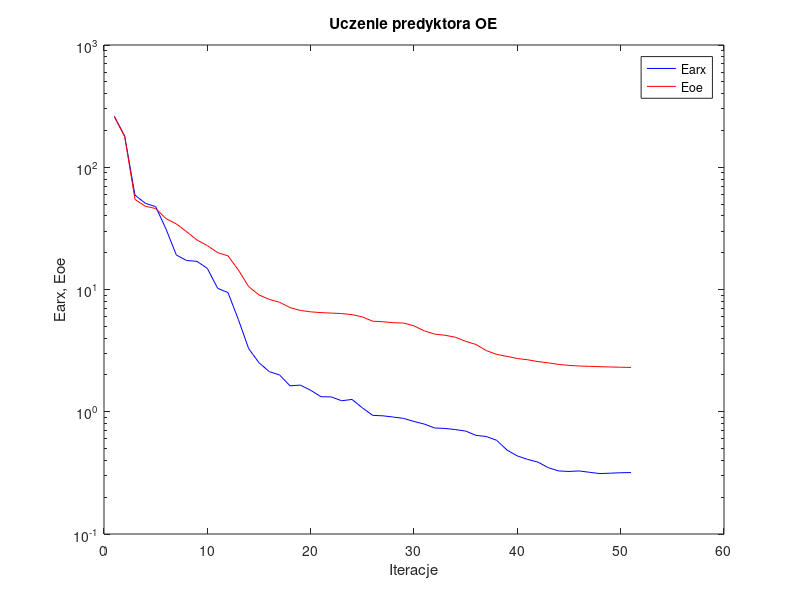
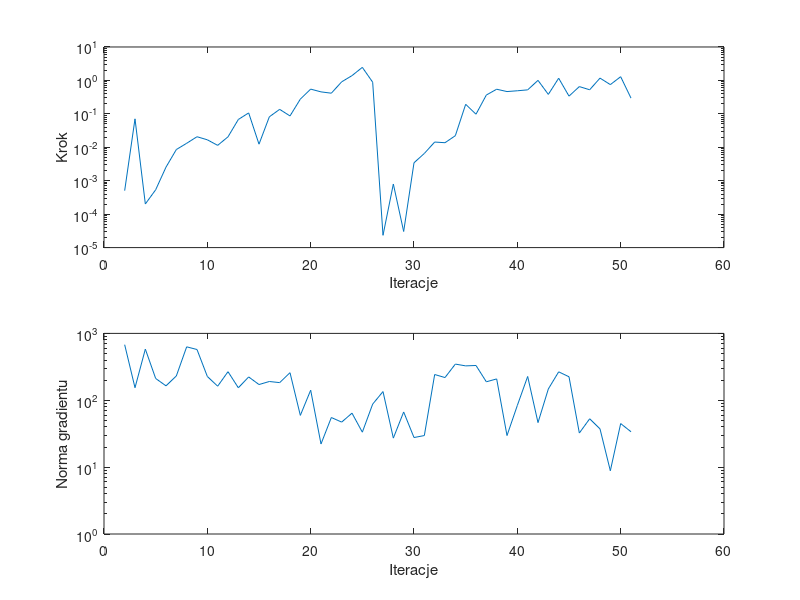

Source code (MATLAB) for these figures, in order:
%uczenie predyktora oe
clear all;
n=0; farx(n+1)=2.611751e+002; foe(n+1)=2.585291e+002; wspucz(n+1)=0.000000e+000; ng(n+1)=0.000000e+000;
%odnowa zmiennej metryki
n=1; farx(n+1)=1.804095e+002; foe(n+1)=1.781335e+002; krok(n+1)=5.047513e-004; ng(n+1)=6.778441e+002;
n=2; farx(n+1)=5.915989e+001; foe(n+1)=5.453968e+001; krok(n+1)=7.092411e-002; ng(n+1)=1.540118e+002;
n=3; farx(n+1)=5.072850e+001; foe(n+1)=4.798764e+001; krok(n+1)=2.015675e-004; ng(n+1)=5.821248e+002;
n=4; farx(n+1)=4.764252e+001; foe(n+1)=4.594955e+001; krok(n+1)=5.362933e-004; ng(n+1)=2.116836e+002;
n=5; farx(n+1)=3.123768e+001; foe(n+1)=3.800604e+001; krok(n+1)=2.548617e-003; ng(n+1)=1.643495e+002;
n=6; farx(n+1)=1.915102e+001; foe(n+1)=3.441080e+001; krok(n+1)=8.565378e-003; ng(n+1)=2.309399e+002;
n=7; farx(n+1)=1.725519e+001; foe(n+1)=2.968230e+001; krok(n+1)=1.316643e-002; ng(n+1)=6.294750e+002;
n=8; farx(n+1)=1.699193e+001; foe(n+1)=2.538815e+001; krok(n+1)=2.069473e-002; ng(n+1)=5.740772e+002;
n=9; farx(n+1)=1.487731e+001; foe(n+1)=2.286309e+001; krok(n+1)=1.675011e-002; ng(n+1)=2.268744e+002;
n=10; farx(n+1)=1.022615e+001; foe(n+1)=2.002545e+001; krok(n+1)=1.142218e-002; ng(n+1)=1.623297e+002;
n=11; farx(n+1)=9.430049e+000; foe(n+1)=1.884893e+001; krok(n+1)=2.054980e-002; ng(n+1)=2.674580e+002;
n=12; farx(n+1)=5.692742e+000; foe(n+1)=1.444595e+001; krok(n+1)=6.787279e-002; ng(n+1)=1.536805e+002;
n=13; farx(n+1)=3.284000e+000; foe(n+1)=1.056530e+001; krok(n+1)=1.067078e-001; ng(n+1)=2.232358e+002;
n=14; farx(n+1)=2.517923e+000; foe(n+1)=9.024800e+000; krok(n+1)=1.238677e-002; ng(n+1)=1.718462e+002;
n=15; farx(n+1)=2.128450e+000; foe(n+1)=8.297820e+000; krok(n+1)=8.153064e-002; ng(n+1)=1.907916e+002;
n=16; farx(n+1)=1.997242e+000; foe(n+1)=7.857077e+000; krok(n+1)=1.363489e-001; ng(n+1)=1.835639e+002;
n=17; farx(n+1)=1.629724e+000; foe(n+1)=7.113963e+000; krok(n+1)=8.662598e-002; ng(n+1)=2.584340e+002;
n=18; farx(n+1)=1.651949e+000; foe(n+1)=6.743193e+000; krok(n+1)=2.760258e-001; ng(n+1)=5.940222e+001;
n=19; farx(n+1)=1.498412e+000; foe(n+1)=6.566993e+000; krok(n+1)=5.491644e-001; ng(n+1)=1.414269e+002;
n=20; farx(n+1)=1.328031e+000; foe(n+1)=6.470149e+000; krok(n+1)=4.544515e-001; ng(n+1)=2.219038e+001;
n=21; farx(n+1)=1.321791e+000; foe(n+1)=6.412022e+000; krok(n+1)=4.147513e-001; ng(n+1)=5.520333e+001;
n=22; farx(n+1)=1.230221e+000; foe(n+1)=6.356199e+000; krok(n+1)=9.073805e-001; ng(n+1)=4.714783e+001;
n=23; farx(n+1)=1.261209e+000; foe(n+1)=6.227978e+000; krok(n+1)=1.390988e+000; ng(n+1)=6.414322e+001;
n=24; farx(n+1)=1.076885e+000; foe(n+1)=5.965507e+000; krok(n+1)=2.457785e+000; ng(n+1)=3.332588e+001;
n=25; farx(n+1)=9.345288e-001; foe(n+1)=5.506242e+000; krok(n+1)=8.847528e-001; ng(n+1)=8.755249e+001;
%odnowa zmiennej metryki
n=26; farx(n+1)=9.261827e-001; foe(n+1)=5.445446e+000; krok(n+1)=2.331194e-005; ng(n+1)=1.349288e+002;
n=27; farx(n+1)=9.051038e-001; foe(n+1)=5.352769e+000; krok(n+1)=7.971656e-004; ng(n+1)=2.717225e+001;
n=28; farx(n+1)=8.818200e-001; foe(n+1)=5.316089e+000; krok(n+1)=3.031326e-005; ng(n+1)=6.685907e+001;
n=29; farx(n+1)=8.327592e-001; foe(n+1)=5.039545e+000; krok(n+1)=3.442236e-003; ng(n+1)=2.771413e+001;
n=30; farx(n+1)=7.929212e-001; foe(n+1)=4.582581e+000; krok(n+1)=6.543079e-003; ng(n+1)=2.966000e+001;
n=31; farx(n+1)=7.365830e-001; foe(n+1)=4.316884e+000; krok(n+1)=1.434453e-002; ng(n+1)=2.426715e+002;
n=32; farx(n+1)=7.302900e-001; foe(n+1)=4.223708e+000; krok(n+1)=1.370601e-002; ng(n+1)=2.186037e+002;
n=33; farx(n+1)=7.149077e-001; foe(n+1)=4.071020e+000; krok(n+1)=2.219272e-002; ng(n+1)=3.473776e+002;
n=34; farx(n+1)=6.949723e-001; foe(n+1)=3.766377e+000; krok(n+1)=1.928435e-001; ng(n+1)=3.268045e+002;
n=35; farx(n+1)=6.410955e-001; foe(n+1)=3.550065e+000; krok(n+1)=9.760941e-002; ng(n+1)=3.312288e+002;
n=36; farx(n+1)=6.270942e-001; foe(n+1)=3.163038e+000; krok(n+1)=3.655097e-001; ng(n+1)=1.888236e+002;
n=37; farx(n+1)=5.839364e-001; foe(n+1)=2.945642e+000; krok(n+1)=5.450576e-001; ng(n+1)=2.085598e+002;
n=38; farx(n+1)=4.860451e-001; foe(n+1)=2.838569e+000; krok(n+1)=4.641165e-001; ng(n+1)=2.966774e+001;
n=39; farx(n+1)=4.350499e-001; foe(n+1)=2.726185e+000; krok(n+1)=4.903006e-001; ng(n+1)=8.368850e+001;
n=40; farx(n+1)=4.074270e-001; foe(n+1)=2.661923e+000; krok(n+1)=5.219391e-001; ng(n+1)=2.268760e+002;
n=41; farx(n+1)=3.871061e-001; foe(n+1)=2.572769e+000; krok(n+1)=1.003200e+000; ng(n+1)=4.634986e+001;
n=42; farx(n+1)=3.485792e-001; foe(n+1)=2.512876e+000; krok(n+1)=3.819012e-001; ng(n+1)=1.475674e+002;
n=43; farx(n+1)=3.279645e-001; foe(n+1)=2.438347e+000; krok(n+1)=1.164353e+000; ng(n+1)=2.661252e+002;
n=44; farx(n+1)=3.248984e-001; foe(n+1)=2.394702e+000; krok(n+1)=3.390079e-001; ng(n+1)=2.246028e+002;
n=45; farx(n+1)=3.279455e-001; foe(n+1)=2.366371e+000; krok(n+1)=6.537835e-001; ng(n+1)=3.236193e+001;
n=46; farx(n+1)=3.195470e-001; foe(n+1)=2.352510e+000; krok(n+1)=5.250759e-001; ng(n+1)=5.285332e+001;
n=47; farx(n+1)=3.119703e-001; foe(n+1)=2.336589e+000; krok(n+1)=1.172218e+000; ng(n+1)=3.734050e+001;
n=48; farx(n+1)=3.144113e-001; foe(n+1)=2.323974e+000; krok(n+1)=7.491049e-001; ng(n+1)=8.821017e+000;
n=49; farx(n+1)=3.171218e-001; foe(n+1)=2.312839e+000; krok(n+1)=1.291004e+000; ng(n+1)=4.482041e+001;
n=50; farx(n+1)=3.179418e-001; foe(n+1)=2.305020e+000; krok(n+1)=2.953927e-001; ng(n+1)=3.382097e+001;

figure; semilogy(farx,'b'); hold on; semilogy(foe,'r'); xlabel('Iteracje'); ylabel('Earx, Eoe'); legend('Earx','Eoe'); title('Uczenie predyktora OE');
figure; subplot(2,1,1); semilogy(krok); xlabel('Iteracje'); ylabel('Krok');
subplot(2,1,2); semilogy(ng); xlabel('Iteracje'); ylabel('Norma gradientu');
Earx=farx(n+1)
Eoe=foe(n+1)
